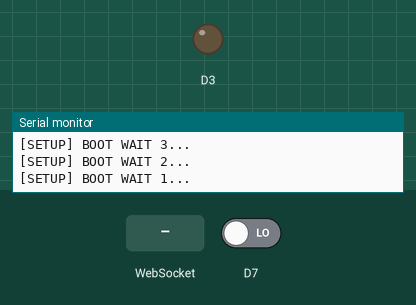
This sketch was run on a simulated ESP8266 (NodeMCU). Parts: output pins drawn as LEDs (lit = HIGH), the last lines printed to the serial monitor. The inputs (shaded band) are chosen by the test bench; at power-on: D7 LOW. WiFi joins after 1.5 s; servers stay silent unless stated.

Above: at 6.7 s.
6.8 s: WebSocket text "led_on" received
At 7.4 s:
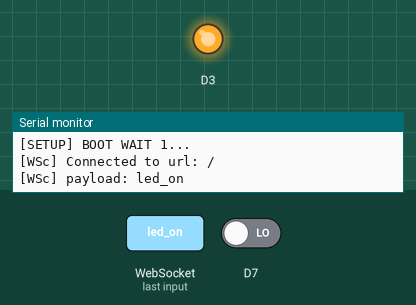
8.3 s: WebSocket text "led_off" received
At 9.7 s:
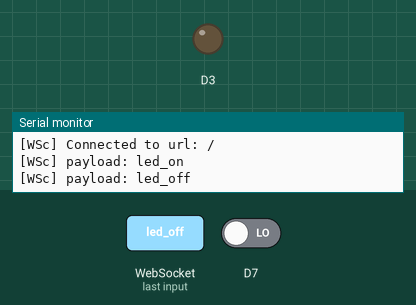
Timing chart, 0 to 11.3 s (numbered marks = the images above; inputs shaded):
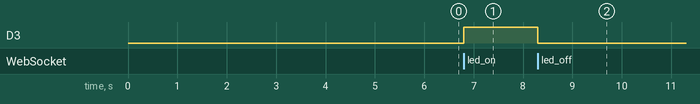

Measured:
- after the input at 6.8 s, D3: LOW → HIGH at once
- after the input at 8.3 s, D3: HIGH → LOW at once

The sketch:

WebSocketClientTest.ino
```cpp
/*
 * WebSocketClient.ino
 *
 *  Created on: 24.05.2015
 *
 */

#include <Arduino.h>

#include <ESP8266WiFi.h>
#include <ESP8266WiFiMulti.h>

#include <WebSocketsClient.h>

#include <Hash.h>

ESP8266WiFiMulti WiFiMulti;
WebSocketsClient webSocket;


#define USE_SERIAL Serial

bool btnState = false;
bool online = false;
int buttonState = 0;

void webSocketEvent(WStype_t type, uint8_t * payload, size_t lenght) {

    switch(type) {
        case WStype_DISCONNECTED:
            if (online) {
                USE_SERIAL.printf("WS client disconnected.\n");
                online = false;
            }
            break;
        case WStype_CONNECTED:
            if (!online) {
               USE_SERIAL.printf("[WSc] Connected to url: %s\n",  payload);
               online = false;
            }
            break;
        case WStype_TEXT:
            String pl = (char *) payload;
            if (pl == "led_on") digitalWrite(D3, 1);
            if (pl == "led_off") digitalWrite(D3, 0);
            /*if (ledOn == payload) {
                // turn led on
                digitalWrite(D3, 1);
                USE_SERIAL.printf("[WSc] LED On!!!%s\n");
            } if (ledOff == payload) {
                // turn led off
                digitalWrite(D3, 0);
            }*/
            USE_SERIAL.printf("[WSc] payload: %s\n", payload);

			      // send message to server
          	//webSocket.sendTXT("connect josh");
            break;
        //case WStype_BIN:
            //USE_SERIAL.printf("[WSc] get binary lenght: %u\n", lenght);
            //hexdump(payload, lenght);
            // send data to server
            // webSocket.sendBIN(payload, lenght);
            //break;
    }

}

void setup() {

    pinMode(D7, INPUT);
    pinMode(D3, OUTPUT);

    // USE_SERIAL.begin(921600);
    USE_SERIAL.begin(115200);

    //Serial.setDebugOutput(true);
    USE_SERIAL.setDebugOutput(true);

    USE_SERIAL.println();
    USE_SERIAL.println();
    USE_SERIAL.println();

      for(uint8_t t = 4; t > 0; t--) {
          USE_SERIAL.printf("[SETUP] BOOT WAIT %d...\n", t);
          USE_SERIAL.flush();
          delay(1000);
      }

    WiFiMulti.addAP("wificonred", "95440279");

    //WiFi.disconnect();
    while(WiFiMulti.run() != WL_CONNECTED) {
        delay(100);
    }

    webSocket.begin("192.168.0.103", 1880,"/ws/moritz");
    //webSocket.setAuthorization("user", "Password"); // HTTP Basic Authorization
    webSocket.onEvent(webSocketEvent);
}

void loop() {
    webSocket.loop();

    buttonState = digitalRead(D7);

    // send button state to websocket
    if ( btnState != buttonState ) {
      if (buttonState == HIGH) {
        webSocket.sendTXT("led_on");
        btnState = buttonState;
      } else {
        webSocket.sendTXT("led_off");
        btnState = buttonState;
      }
    }
}
```
